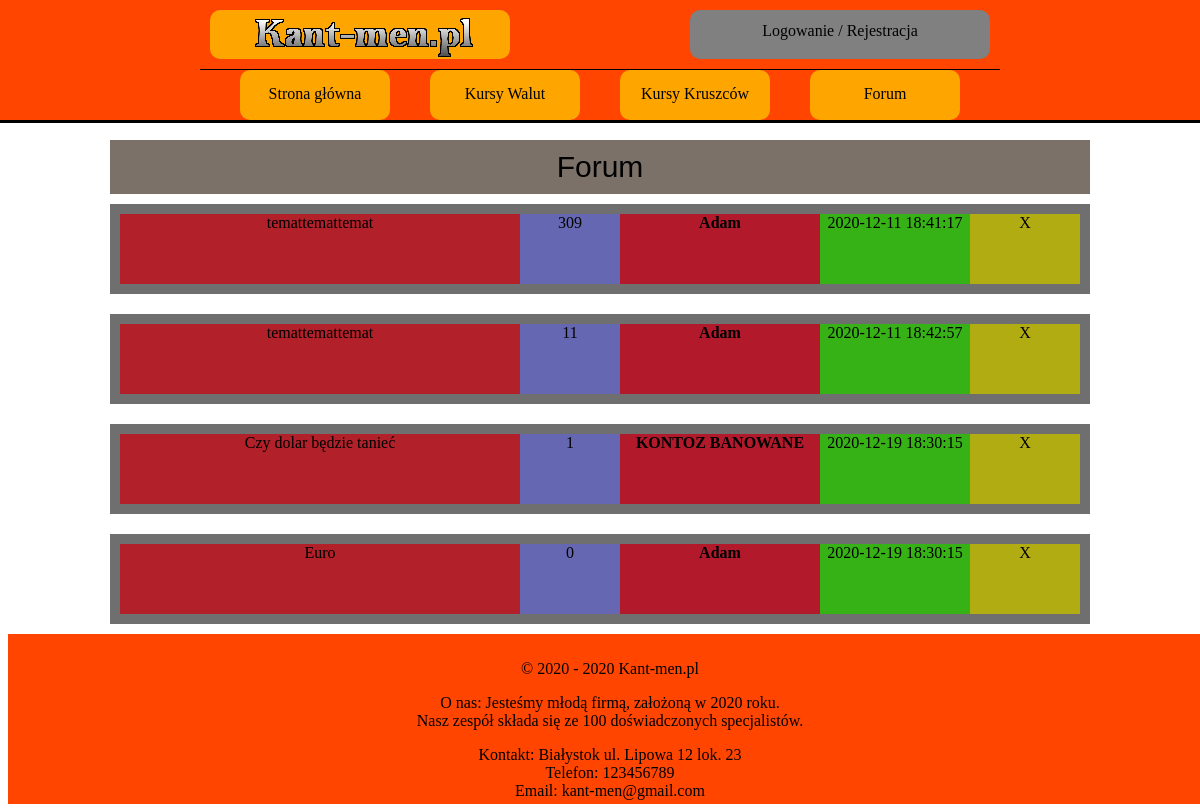
The app's page /forum.php, older data.
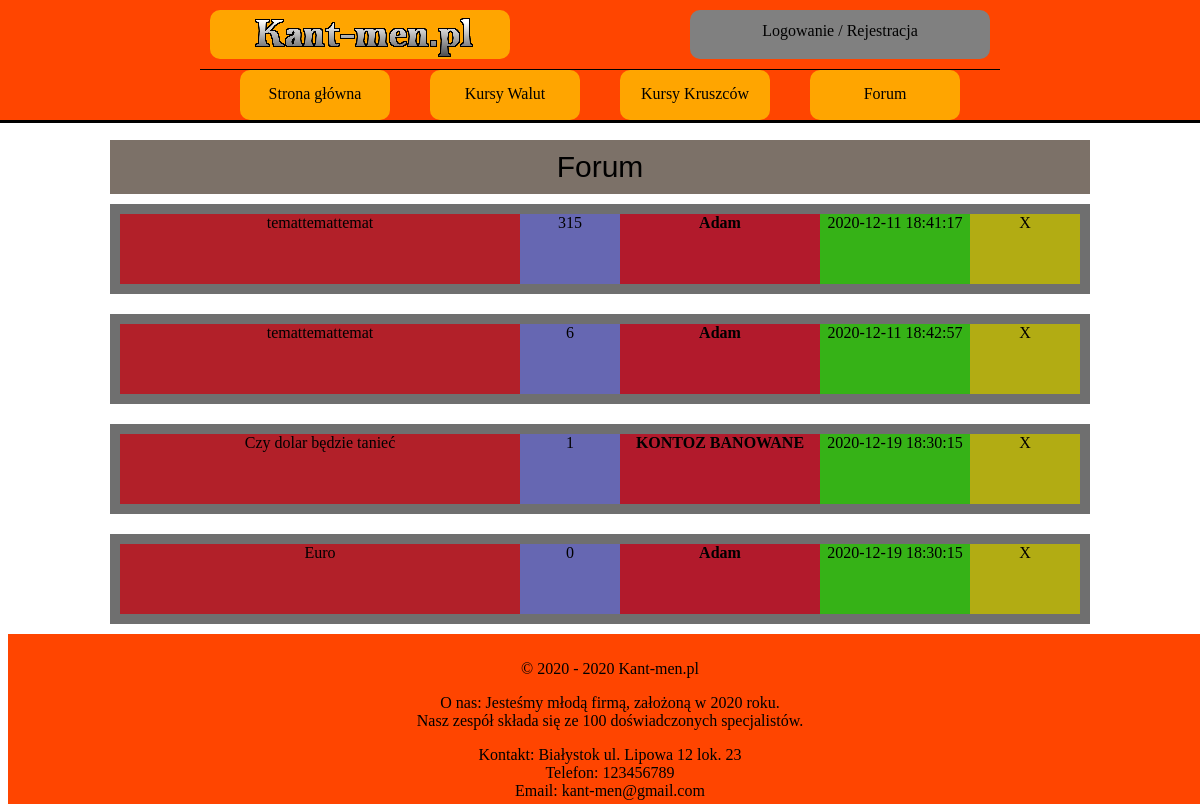
The same page, newer data.
### tables this page shows
CREATE TABLE `watek` (
  `ID_WATEK` int(10) NOT NULL,
  `ID_USER` int(10) NOT NULL,
  `TEMAT` varchar(100) NOT NULL,
  `DATA` timestamp NOT NULL DEFAULT current_timestamp(),
  `TRESC_WATKU` longtext NOT NULL,
  `LICZBA_KOMENTARZY` int(10) NOT NULL DEFAULT 0,
  `ILOSC_ODWIEDZIN` int(10) NOT NULL DEFAULT 0,
  `OCENA` int(10) NOT NULL DEFAULT 0,
  `STATUS` varchar(10) NOT NULL DEFAULT 'UKRYTE'
);

CREATE TABLE `user` (
  `ID_USER` int(10) NOT NULL,
  `LOGIN` varchar(20) NOT NULL,
  `HASLO` char(255) NOT NULL,
  `IMIE` varchar(50) NOT NULL,
  `NAZWISKO` varchar(50) NOT NULL,
  `EMAIL` varchar(50) NOT NULL,
  `WIEK` int(10) NOT NULL,
  `MIASTO` varchar(50) NOT NULL,
  `KRAJ` varchar(50) NOT NULL,
  `OPIS_PROFILU` text DEFAULT NULL,
  `ZDJECIE` varchar(255) DEFAULT NULL,
  `STW_WATKI` int(10) NOT NULL DEFAULT 0,
  `LICZ_KOMENTARZY` int(10) NOT NULL DEFAULT 0,
  `UPRAWNIENIA` varchar(10) NOT NULL DEFAULT 'USER'
);

### forum.php (the view, shortened to what this page needs)
<!DOCTYPE HTML>
<html>
    <head>
        <link href="CSS/styleGlowne.css" rel="stylesheet" type="text/css">
        <link href="CSS/styleForum.css" rel="stylesheet" type="text/css">
    </head>
    <body>
    <?php
    include_once('rysowanieMenu.php');
    rysowanieGlownegoMenu();
    ?>
        <main>
            <section>
                <div class="pas-tytulowy">
                    Forum
                </div>
                <?php
                    require_once "polaczeniezMySQL.php";
                    $polaczenie = @new mysqli($host,$db_user,$db_password,$db_name);
                    if($polaczenie->connect_errno!=0)
                    {
                        echo "Error: ".$polaczenie->connect_errno;
                    }
                    else
                    {
                        $rezultat = $polaczenie->query("SELECT * FROM watek");
                        if(!$rezultat)
                        {
                        throw new Exception($polaczenie->error);
                        }
                        else
                        {
                        while($row = mysqli_fetch_array($rezultat))
                        {
                ?>
                <article class="artykul">
                    <div class="glowny-kontener-artykulu">
                        <div class="tytul-watku">
                            <?php echo '<a href="watek.php?id='.$row['ID_WATEK'].'">'.$row['TEMAT'].'</a>'; ?>
                        </div>
                        <div class="ilosc-odwiedzin">
                            <?php echo $row['ILOSC_ODWIEDZIN']; ?>
                        </div>
                        <div class="autor">
                            <?php
                                $row_autor = mysqli_fetch_array($wyciagniecie_nicku_autora = $polaczenie->query("SELECT * FROM user WHERE ID_USER=".$row['ID_USER']));
                                echo '<a href="profilowe.php?user='.$row['ID_USER'].'"><k style=" font-weight: 700;">'.$row_autor['LOGIN'].'</k></a>';
                            ?>
                        </div>
                        <div class="czas-wstawienia">
                            <?php echo $row['DATA']; ?>
                        </div>
                        <div class="admin-mini-panel">
                            X
                        </div>
                    </div>
                </article>
                <?php
                    }
                    }
                    }
                ?>
            </section>
        </main>
    <?php
    include_once('rysowanieStopki.php');
    rysowanieStopki();
    ?>
    </body>
</html>

### rysowanieMenu.php (shortened to what this page needs)
<?php
function rysowanieGlownegoMenu()
{
    ?>
    <header>
        <nav class="nawigacja-menu">
            <div class="nawigacja-czesc-gorna">
                <div class="logo"><a href="index.php"><img src="img/logo/logo-duze.png" alt="logo"></a></div>
                <div class="logowanie-rejestracja">
                    <?php
                    if((isset($_SESSION['zalogowany']))&&($_SESSION['zalogowany']==true))
                    {
                        echo '<a href="profilowe.php?user='.$_SESSION['id_usera_zalog'].'">'.$_SESSION['login_wyswietlanie'].'</a>';
                        echo '<br>';
                        echo '<a href="wylogowanie.php">Wyloguj</a>';
                        if((isset($_SESSION['admin']))&&($_SESSION['admin']==true)){
                            echo '<a href="panel_admin_a.php" ><input type="submit" value="PANEL ADMINA"
                                          style="background-color: #4CAF50;
                                          border: none;
                                          color: white;
                                          padding: 5px 5px;
                                          text-align: center;
                                          text-decoration: none;
                                          display: inline-block;
                                          font-size: 13px;
                                          "></a>';
                        }
                    }
                    else
                    {
                        echo '<a href="logowanie.php">Logowanie</a> / <a href="rejestracja.php">Rejestracja</a>';
                    }
                    ?>
                </div>
            </div>
            <div class="nawigacja-czesc-dolna">
                <div class="strona-glowna"> <a href="index.php" >Strona główna</a></div>
                <div class="kurs-walut"> <a href="waluty.php">Kursy Walut</a></div>
                <div class="kurs-kruszcow"> <a href="kruszce.php">Kursy Kruszców</a></div>
                <div class="forum"> <a href="forum.php">Forum</a></div>
            </div>
        </nav>
    </header>
    <?php
}
?>

### rysowanieStopki.php (shortened to what this page needs)
<?php
function rysowanieStopki()
{
    ?>
    <footer>
        <div class="domena">
            <p>&copy; 2020 - 2020 Kant-men.pl</p>
        </div>
        <div class="o-nas">
            <p>O nas: Jesteśmy młodą firmą, założoną w 2020 roku. </br>
            Nasz zespół składa się ze 100 doświadczonych specjalistów.</p>
        <div>
        <div class="kontakt">
            <p>Kontakt: Białystok ul. Lipowa 12 lok. 23 </br>
            Telefon: 123456789 </br>
            Email: kant-men@gmail.com</p>
        </div>
    </footer>
    <?php
}
    ?>

### CSS/styleGlowne.css (style rules this page uses)
body { background-color: white; justify-content: center; align-items: center; }
header { position: fixed; width: 100%; top: 0px; left: 0px; height: 120px; background-color: orangered; color: black; text-decoration: none; z-index: 10; clear: both; border-bottom: black solid 3px; }
main { background-color: white; margin-left: auto; margin-right: auto; width: 1000px; height: auto; margin-top: 130px; align-items: center; }
footer { width: 100%; height: 150px; background-color: orangered; position: relative; bottom: 0px; left: 0px; margin: 0px; padding: 10px; text-align: center; align-items: center; }
a { text-decoration: none; color: inherit; }
.nawigacja-menu { background-color: #72e7ff; position:relative; width: 800px; height: 100%; margin-left: auto; margin-right: auto; }
.nawigacja-czesc-gorna { background-color: orangered; width: 800px;; height: 70px; padding: 10px; box-sizing: border-box; position:relative; border-bottom: black solid 1px; }
.logo, .logowanie-rejestracja { height: 100%; width: 300px; }
.logo { background-color: orange; border-radius: 10px; float: left; }
.logowanie-rejestracja { background-color: grey; border-radius: 10px; float: right; padding: 12px; }
.logo, .logowanie-rejestracja { box-sizing: border-box; text-align: center; }
.nawigacja-czesc-dolna { background-color: orangered; width: 800px;; height: 50px; box-sizing: border-box; }
.strona-glowna, .kurs-walut, .kurs-kruszcow, .forum { background-color: orange; border-radius: 10px; float: left; width: 150px; height: 100%; padding: 15px; margin-left: 40px; text-align: center; box-sizing: border-box; }

### CSS/styleForum.css (style rules this page uses)
article { background-color: green; height: 100%; }
.pas-tytulowy { position: relative; background-color: rgb(124, 113, 104); width: auto; margin: 10px; padding: 10px; text-align: center; font-family: sans-serif; font-size: 30px; top: 10px; }
.artykul { background-color: rgb(111, 111, 111); margin: 20px 10px 10px 10px; padding: 10px 10px 10px 10px; text-align: center; display: flex; }
.glowny-kontener-artykulu { height: 70px; background-color: #99b240; width: 100%; }
.tytul-watku { background-color: #b22029; height: 70px; width: 400px; float: left; }
.ilosc-odwiedzin { width: 100px; height: 70px; background-color: #6667b2; float: left; }
.autor { width: 200px; height: 70px; background-color: #b21a2c; float: left; }
.czas-wstawienia { width: 150px; height: 70px; background-color: #36b217; float: left; }
.admin-mini-panel { width: 110px; height: 70px; background-color: #b2ac13; float: left; }

Row changes from the older to the newer data that the page shows:
changed watek (number 1 of 4 on the later page): ILOSC_ODWIEDZIN "309" → "315"
changed watek (number 2 of 4 on the later page): ILOSC_ODWIEDZIN "11" → "6"
